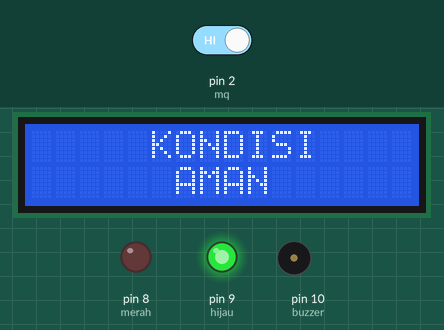
Simulated run of this sketch. Board: Arduino Uno, built with avr-gcc and run on an emulated ATmega328P. Shown: 16×2 character LCD, output pins drawn as LEDs (lit = HIGH), buzzer (waves = sounding). The inputs (shaded band) are chosen by the test bench; at power-on: pin 2 (mq) HIGH. Pins used as bus, display or sensor lines are not drawn; what the sketch prints to the serial monitor is not drawn.

Above: at 2.7 s.
2.8 s: pin 2 (mq) driven LOW
At 3.6 s:
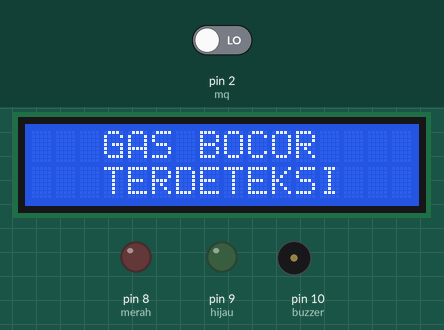
At 4.6 s:
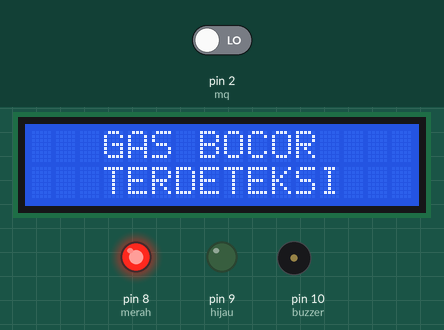
Timing chart, 0 to 26.3 s (numbered marks = the images above; inputs shaded):
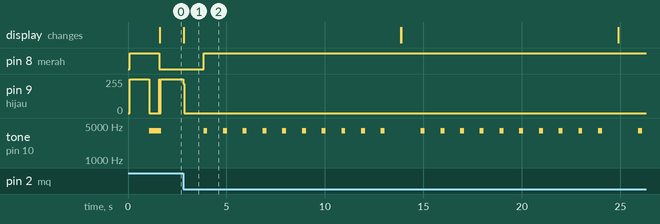

The sketch:

program_deteksi_gas.ino
```cpp
#include <Wire.h>
#include <LiquidCrystal_I2C.h>

LiquidCrystal_I2C lcd(0x27, 16, 2); //jika alamat register I2C 0x27 tidak bisa maka ganti dengan 0x3f

int merah = 8;
int hijau = 9;
int buzzer = 10;
int mq = 2;
int nilaimq = 0;

void setup() {
  Serial.begin(9600);
  pinMode (merah, OUTPUT);
  pinMode (hijau, OUTPUT);
  pinMode (buzzer, OUTPUT);
  pinMode (mq, INPUT);

  lcd.init();
  lcd.backlight();
  //lcd.noBacklight();
  lcd.setCursor(2, 0);
  lcd.print("KELOMPOK 10");
  lcd.setCursor(3, 1);
  lcd.print("SENSOR GAS");

  digitalWrite(merah, HIGH);
  digitalWrite(hijau, HIGH);
  digitalWrite(buzzer, HIGH);
  delay(1000);
  digitalWrite(merah, LOW);
  digitalWrite(hijau, LOW);

 alarm(5, 100);
 lcd.clear();

  }

void loop() {
  nilaimq = digitalRead(mq);
  Serial.println(nilaimq);

  if(nilaimq == 0) {
  lcd.clear();
  lcd.setCursor(3, 0);
  lcd.print("GAS BOCOR");
  lcd.setCursor(3, 1);
  lcd.print("TERDETEKSI");
  delay(1000);
  alarm(10, 1000);
  lcd.clear();

  }

  else {
  digitalWrite(merah, LOW);
  digitalWrite(hijau, HIGH);

  lcd.setCursor(5, 0);
  lcd.print("KONDISI");
  lcd.setCursor(6, 1);
  lcd.print("AMAN");
  digitalWrite(merah, LOW);
  digitalWrite(hijau, LOW);

  }

}

void alarm(int x, int y){

   for (int i=0; i<x;i++){
    tone (buzzer, 4000,200);
    digitalWrite(merah, HIGH);
    //lcd.noBacklight();
    //delay (y);
    //digitalWrite(merah, LOW);
    lcd.backlight();
    delay(y);

   }
}
```

Measured:
- after the input at 2.8 s, pin 8 (merah): LOW → HIGH after 1.0 s; pin 9 (hijau): 253/255 → 0/255 at once; tone on pin 10 (buzzer): silent → 4000 Hz after 1.0 s, then repeats every 11.0 s: 9 × (silent 0.80 s, 4000 Hz 0.20 s), silent 1.8 s, 4000 Hz 0.20 s; the display: changes at once (image 1)
